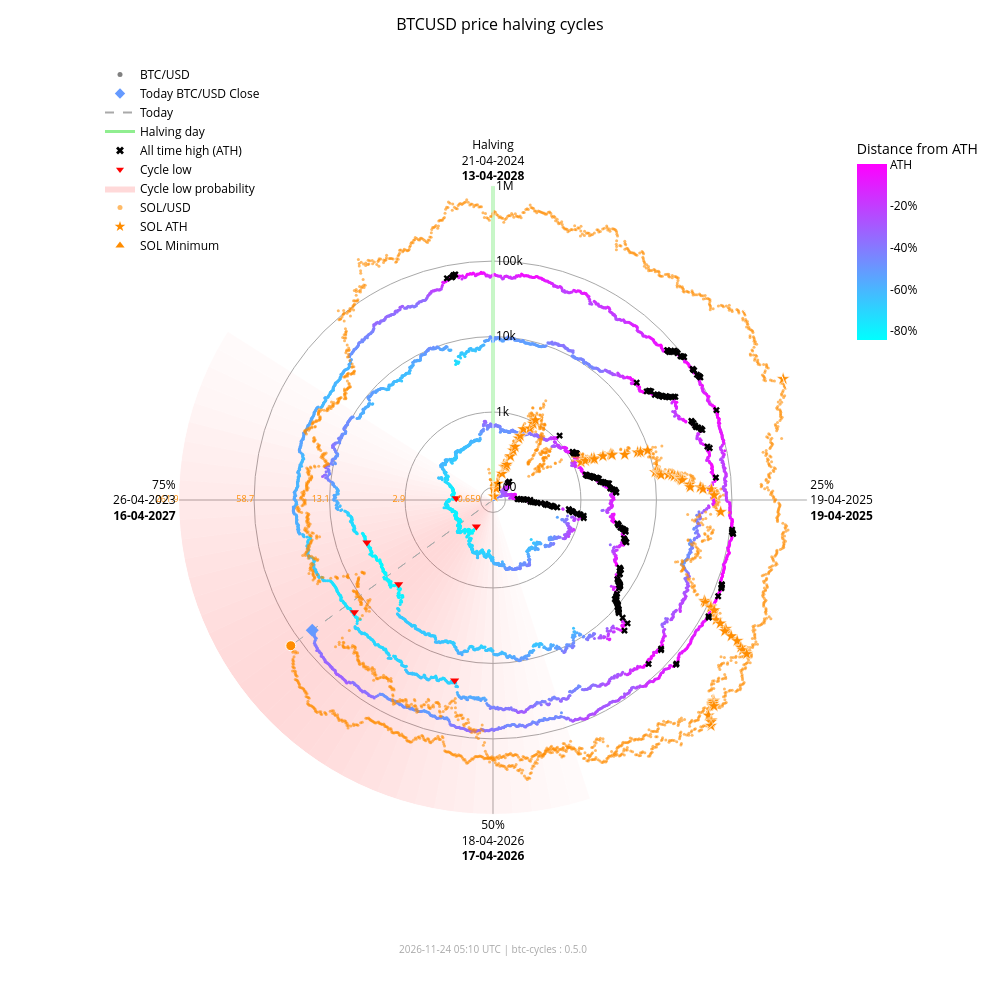

Notebook code for this chart:
### Markdown cell above
### Interactive chart with overlay

### Code cell
fig_overlay_interactive = btc.plot(
    kind="interactive",
    from_date="2012-11-28",
    overlay=sol,
)
fig_overlay_interactive.show(config={"scrollZoom": True, "displayModeBar": True})

### Figure 1 — Plotly figure (JSON) as saved in the notebook; plotly's stock layout.template omitted (floating-point values rounded to 4 significant figures; data arrays with more than 128 entries replaced by an {"elided": "..."} marker saying what was removed)
{"data": [{"fill": "toself", "fillcolor": "rgba(255,0,0,0.018306980149439524)", "hoverinfo": "skip", "line": {"width": 0}, "mode": "lines", "r": [68.43, 1000000, 1000000, 68.43, 68.43], "showlegend": false, "theta": [162.0, 162.0, 165.6, 165.6, 162.0], "type": "scatterpolar"}, {"fill": "toself", "fillcolor": "rgba(255,0,0,0.02405911634527998)", "hoverinfo": "skip", "line": {"width": 0}, "mode": "lines", "r": [68.43, 1000000, 1000000, 68.43, 68.43], "showlegend": false, "theta": [165.6, 165.6, 169.2, 169.2, 165.6], "type": "scatterpolar"}, {"fill": "toself", "fillcolor": "rgba(255,0,0,0.030803449372254352)", "hoverinfo": "skip", "line": {"width": 0}, "mode": "lines", "r": [68.43, 1000000, 1000000, 68.43, 68.43], "showlegend": false, "theta": [169.2, 169.2, 172.8, 172.8, 169.2], "type": "scatterpolar"}, {"fill": "toself", "fillcolor": "rgba(255,0,0,0.03847233586005252)", "hoverinfo": "skip", "line": {"width": 0}, "mode": "lines", "r": [68.43, 1000000, 1000000, 68.43, 68.43], "showlegend": false, "theta": [172.8, 172.8, 176.4, 176.4, 172.8], "type": "scatterpolar"}, {"fill": "toself", "fillcolor": "rgba(255,0,0,0.04694405159551339)", "hoverinfo": "skip", "line": {"width": 0}, "mode": "lines", "r": [68.43, 1000000, 1000000, 68.43, 68.43], "showlegend": false, "theta": [176.4, 176.4, 180.0, 180.0, 176.4], "type": "scatterpolar"}, {"fill": "toself", "fillcolor": "rgba(255,0,0,0.05605603979818329)", "hoverinfo": "skip", "line": {"width": 0}, "mode": "lines", "r": [68.43, 1000000, 1000000, 68.43, 68.43], "showlegend": false, "theta": [180.0, 180.0, 183.6, 183.6, 180.0], "type": "scatterpolar"}, {"fill": "toself", "fillcolor": "rgba(255,0,0,0.06562330627802694)", "hoverinfo": "skip", "line": {"width": 0}, "mode": "lines", "r": [68.43, 1000000, 1000000, 68.43, 68.43], "showlegend": false, "theta": [183.6, 183.6, 187.2, 187.2, 183.6], "type": "scatterpolar"}, {"fill": "toself", "fillcolor": "rgba(255,0,0,0.07545707932574237)", "hoverinfo": "skip", "line": {"width": 0}, "mode": "lines", "r": [68.43, 1000000, 1000000, 68.43, 68.43], "showlegend": false, "theta": [187.2, 187.2, 190.8, 190.8, 187.2], "type": "scatterpolar"}, {"fill": "toself", "fillcolor": "rgba(255,0,0,0.08537841060169407)", "hoverinfo": "skip", "line": {"width": 0}, "mode": "lines", "r": [68.43, 1000000, 1000000, 68.43, 68.43], "showlegend": false, "theta": [190.8, 190.8, 194.4, 194.4, 190.8], "type": "scatterpolar"}, {"fill": "toself", "fillcolor": "rgba(255,0,0,0.09522272137134848)", "hoverinfo": "skip", "line": {"width": 0}, "mode": "lines", "r": [68.43, 1000000, 1000000, 68.43, 68.43], "showlegend": false, "theta": [194.4, 194.4, 198.0, 198.0, 194.4], "type": "scatterpolar"}, {"fill": "toself", "fillcolor": "rgba(255,0,0,0.10483418800389058)", "hoverinfo": "skip", "line": {"width": 0}, "mode": "lines", "r": [68.43, 1000000, 1000000, 68.43, 68.43], "showlegend": false, "theta": [198.0, 198.0, 201.6, 201.6, 198.0], "type": "scatterpolar"}, {"fill": "toself", "fillcolor": "rgba(255,0,0,0.11405248627197925)", "hoverinfo": "skip", "line": {"width": 0}, "mode": "lines", "r": [68.43, 1000000, 1000000, 68.43, 68.43], "showlegend": false, "theta": [201.6, 201.6, 205.2, 205.2, 201.6], "type": "scatterpolar"}, {"fill": "toself", "fillcolor": "rgba(255,0,0,0.12269756305009562)", "hoverinfo": "skip", "line": {"width": 0}, "mode": "lines", "r": [68.43, 1000000, 1000000, 68.43, 68.43], "showlegend": false, "theta": [205.2, 205.2, 208.8, 208.8, 205.2], "type": "scatterpolar"}, {"fill": "toself", "fillcolor": "rgba(255,0,0,0.13055959037792858)", "hoverinfo": "skip", "line": {"width": 0}, "mode": "lines", "r": [68.43, 1000000, 1000000, 68.43, 68.43], "showlegend": false, "theta": [208.8, 208.8, 212.4, 212.4, 208.8], "type": "scatterpolar"}, {"fill": "toself", "fillcolor": "rgba(255,0,0,0.13740037014073872)", "hoverinfo": "skip", "line": {"width": 0}, "mode": "lines", "r": [68.43, 1000000, 1000000, 68.43, 68.43], "showlegend": false, "theta": [212.4, 212.4, 216.0, 216.0, 212.4], "type": "scatterpolar"}, {"fill": "toself", "fillcolor": "rgba(255,0,0,0.14296927208088228)", "hoverinfo": "skip", "line": {"width": 0}, "mode": "lines", "r": [68.43, 1000000, 1000000, 68.43, 68.43], "showlegend": false, "theta": [216.0, 216.0, 219.6, 219.6, 216.0], "type": "scatterpolar"}, {"fill": "toself", "fillcolor": "rgba(255,0,0,0.14703219887325494)", "hoverinfo": "skip", "line": {"width": 0}, "mode": "lines", "r": [68.43, 1000000, 1000000, 68.43, 68.43], "showlegend": false, "theta": [219.6, 219.6, 223.2, 223.2, 219.6], "type": "scatterpolar"}, {"fill": "toself", "fillcolor": "rgba(255,0,0,0.14940752827264187)", "hoverinfo": "skip", "line": {"width": 0}, "mode": "lines", "r": [68.43, 1000000, 1000000, 68.43, 68.43], "showlegend": false, "theta": [223.2, 223.2, 226.8, 226.8, 223.2], "type": "scatterpolar"}, {"fill": "toself", "fillcolor": "rgba(255,0,0,0.15)", "hoverinfo": "skip", "line": {"width": 0}, "mode": "lines", "r": [68.43, 1000000, 1000000, 68.43, 68.43], "showlegend": false, "theta": [226.8, 226.8, 230.4, 230.4, 226.8], "type": "scatterpolar"}, {"fill": "toself", "fillcolor": "rgba(255,0,0,0.14882314851976614)", "hoverinfo": "skip", "line": {"width": 0}, "mode": "lines", "r": [68.43, 1000000, 1000000, 68.43, 68.43], "showlegend": false, "theta": [230.4, 230.4, 234.0, 234.0, 230.4], "type": "scatterpolar"}, {"fill": "toself", "fillcolor": "rgba(255,0,0,0.14600334989350275)", "hoverinfo": "skip", "line": {"width": 0}, "mode": "lines", "r": [68.43, 1000000, 1000000, 68.43, 68.43], "showlegend": false, "theta": [234.0, 234.0, 237.6, 237.6, 234.0], "type": "scatterpolar"}, {"fill": "toself", "fillcolor": "rgba(255,0,0,0.14176315293000513)", "hoverinfo": "skip", "line": {"width": 0}, "mode": "lines", "r": [68.43, 1000000, 1000000, 68.43, 68.43], "showlegend": false, "theta": [237.6, 237.6, 241.2, 241.2, 237.6], "type": "scatterpolar"}, {"fill": "toself", "fillcolor": "rgba(255,0,0,0.1363869302869166)", "hoverinfo": "skip", "line": {"width": 0}, "mode": "lines", "r": [68.43, 1000000, 1000000, 68.43, 68.43], "showlegend": false, "theta": [241.2, 241.2, 244.8, 244.8, 241.2], "type": "scatterpolar"}, {"fill": "toself", "fillcolor": "rgba(255,0,0,0.13017643696734477)", "hoverinfo": "skip", "line": {"width": 0}, "mode": "lines", "r": [68.43, 1000000, 1000000, 68.43, 68.43], "showlegend": false, "theta": [244.8, 244.8, 248.4, 248.4, 244.8], "type": "scatterpolar"}, {"fill": "toself", "fillcolor": "rgba(255,0,0,0.1234063302665758)", "hoverinfo": "skip", "line": {"width": 0}, "mode": "lines", "r": [68.43, 1000000, 1000000, 68.43, 68.43], "showlegend": false, "theta": [248.4, 248.4, 252.0, 252.0, 248.4], "type": "scatterpolar"}, {"fill": "toself", "fillcolor": "rgba(255,0,0,0.11628949020714345)", "hoverinfo": "skip", "line": {"width": 0}, "mode": "lines", "r": [68.43, 1000000, 1000000, 68.43, 68.43], "showlegend": false, "theta": [252.0, 252.0, 255.6, 255.6, 252.0], "type": "scatterpolar"}, {"fill": "toself", "fillcolor": "rgba(255,0,0,0.108959277972535)", "hoverinfo": "skip", "line": {"width": 0}, "mode": "lines", "r": [68.43, 1000000, 1000000, 68.43, 68.43], "showlegend": false, "theta": [255.6, 255.6, 259.2, 259.2, 255.6], "type": "scatterpolar"}, {"fill": "toself", "fillcolor": "rgba(255,0,0,0.1014715299920515)", "hoverinfo": "skip", "line": {"width": 0}, "mode": "lines", "r": [68.43, 1000000, 1000000, 68.43, 68.43], "showlegend": false, "theta": [259.2, 259.2, 262.8, 262.8, 259.2], "type": "scatterpolar"}, {"fill": "toself", "fillcolor": "rgba(255,0,0,0.09382430417652897)", "hoverinfo": "skip", "line": {"width": 0}, "mode": "lines", "r": [68.43, 1000000, 1000000, 68.43, 68.43], "showlegend": false, "theta": [262.8, 262.8, 266.4, 266.4, 262.8], "type": "scatterpolar"}, {"fill": "toself", "fillcolor": "rgba(255,0,0,0.08598937207621672)", "hoverinfo": "skip", "line": {"width": 0}, "mode": "lines", "r": [68.43, 1000000, 1000000, 68.43, 68.43], "showlegend": false, "theta": [266.4, 266.4, 270.0, 270.0, 266.4], "type": "scatterpolar"}, {"fill": "toself", "fillcolor": "rgba(255,0,0,0.07794710108398434)", "hoverinfo": "skip", "line": {"width": 0}, "mode": "lines", "r": [68.43, 1000000, 1000000, 68.43, 68.43], "showlegend": false, "theta": [270.0, 270.0, 273.6, 273.6, 270.0], "type": "scatterpolar"}, {"fill": "toself", "fillcolor": "rgba(255,0,0,0.06971614429145927)", "hoverinfo": "skip", "line": {"width": 0}, "mode": "lines", "r": [68.43, 1000000, 1000000, 68.43, 68.43], "showlegend": false, "theta": [273.6, 273.6, 277.2, 277.2, 273.6], "type": "scatterpolar"}, {"fill": "toself", "fillcolor": "rgba(255,0,0,0.061371174705723626)", "hoverinfo": "skip", "line": {"width": 0}, "mode": "lines", "r": [68.43, 1000000, 1000000, 68.43, 68.43], "showlegend": false, "theta": [277.2, 277.2, 280.8, 280.8, 277.2], "type": "scatterpolar"}, {"fill": "toself", "fillcolor": "rgba(255,0,0,0.05304520605236535)", "hoverinfo": "skip", "line": {"width": 0}, "mode": "lines", "r": [68.43, 1000000, 1000000, 68.43, 68.43], "showlegend": false, "theta": [280.8, 280.8, 284.4, 284.4, 280.8], "type": "scatterpolar"}, {"fill": "toself", "fillcolor": "rgba(255,0,0,0.044916938988340704)", "hoverinfo": "skip", "line": {"width": 0}, "mode": "lines", "r": [68.43, 1000000, 1000000, 68.43, 68.43], "showlegend": false, "theta": [284.4, 284.4, 288.0, 288.0, 284.4], "type": "scatterpolar"}, {"fill": "toself", "fillcolor": "rgba(255,0,0,0.0371870550186571)", "hoverinfo": "skip", "line": {"width": 0}, "mode": "lines", "r": [68.43, 1000000, 1000000, 68.43, 68.43], "showlegend": false, "theta": [288.0, 288.0, 291.6, 291.6, 288.0], "type": "scatterpolar"}, {"fill": "toself", "fillcolor": "rgba(255,0,0,0.030049603184432498)", "hoverinfo": "skip", "line": {"width": 0}, "mode": "lines", "r": [68.43, 1000000, 1000000, 68.43, 68.43], "showlegend": false, "theta": [291.6, 291.6, 295.2, 295.2, 291.6], "type": "scatterpolar"}, {"fill": "toself", "fillcolor": "rgba(255,0,0,0.023665126797805223)", "hoverinfo": "skip", "line": {"width": 0}, "mode": "lines", "r": [68.43, 1000000, 1000000, 68.43, 68.43], "showlegend": false, "theta": [295.2, 295.2, 298.8, 298.8, 295.2], "type": "scatterpolar"}, {"fill": "toself", "fillcolor": "rgba(255,0,0,0.018141004067302662)", "hoverinfo": "skip", "line": {"width": 0}, "mode": "lines", "r": [68.43, 1000000, 1000000, 68.43, 68.43], "showlegend": false, "theta": [298.8, 298.8, 302.4, 302.4, 298.8], "type": "scatterpolar"}, {"hoverinfo": "skip", "line": {"color": "darkgrey", "dash": "dash", "width": 1}, "mode": "lines", "r": [68.43, 61210.0], "showlegend": false, "theta": [234.2, 234.2], "type": "scatterpolar"}, {"hoverinfo": "skip", "line": {"color": "darkgrey", "dash": "dash", "width": 1}, "mode": "lines", "r": [68.43, 137000.0], "showlegend": false, "theta": [234.2, 234.2], "type": "scatterpolar"}, {"hoverinfo": "skip", "line": {"color": "lightgreen", "width": 3}, "mode": "lines", "r": [68.43, 1000000], "showlegend": false, "theta": [0, 0], "type": "scatterpolar"}, {"hoverinfo": "text", "marker": {"color": {"elided": "4959 str values"}, "size": 3}, "mode": "markers", "r": {"elided": "4959 float values"}, "showlegend": false, "text": {"elided": "4959 str values"}, "theta": {"elided": "4959 float values"}, "type": "scatterpolar"}, {"hoverinfo": "text", "marker": {"color": "#FF8C00", "opacity": 0.6, "size": 3}, "mode": "markers", "r": {"elided": "2419 float values"}, "showlegend": false, "text": {"elided": "2419 str values"}, "theta": {"elided": "2419 float values"}, "type": "scatterpolar"}, {"hoverinfo": "text", "marker": {"color": "#659aff", "size": 10, "symbol": "diamond"}, "mode": "markers", "r": [61210.0], "showlegend": false, "text": ["Today<br>Date: 2026-11-23<br>Price: $61,210.98"], "theta": [234.2], "type": "scatterpolar"}, {"hoverinfo": "text", "marker": {"color": "#FF8C00", "line": {"color": "white", "width": 1}, "size": 10, "symbol": "circle"}, "mode": "markers", "r": [137000.0], "showlegend": false, "text": ["Today SOL<br>Date: 2026-11-23<br>Price: $71.98"], "theta": [234.2], "type": "scatterpolar"}, {"hoverinfo": "text", "marker": {"color": "#FF8C00", "line": {"color": "white", "width": 0.5}, "size": 10, "symbol": "star"}, "mode": "markers", "r": [68.43, 76.69, 98.28, 115.1, 160.2, 199.2, 200.3, 203.8, 217.3, 287.8, 349.8, 397.3, 523.3, 573.2, 718.1, 798.5, 948.0, 1078.0, 1271.0, 1461.0, 1785.0, 1908.0, 1917.0, 2530.0, 3215.0, 3302.0, 3322.0, 4795.0, 7121.0, 7760.0, 9679.0, 10370.0, 11210.0, 11600.0, 11830.0, 12190.0, 15220.0, 16990.0, 18090.0, 20010.0, 20730.0, 21720.0, 21920.0, 22700.0, 28100.0, 28410.0, 38550.0, 41750.0, 54000.0, 58230.0, 71670.0, 86520.0, 90770.0, 111800.0, 112400.0, 128500.0, 155700.0, 182600.0, 229400.0, 231200.0, 295100.0, 371400.0, 451600.0, 493500.0, 583700.0, 612100.0, 618900.0, 644000.0, 686600.0, 744100.0, 879500.0, 907500.0, 980900.0, 1000000.0], "showlegend": false, "text": ["SOL ATH<br>Date: 2020-04-10<br>Price: $0.95", "SOL ATH<br>Date: 2020-07-12<br>Price: $1.02", "SOL ATH<br>Date: 2020-07-13<br>Price: $1.18", "SOL ATH<br>Date: 2020-07-15<br>Price: $1.29", "SOL ATH<br>Date: 2020-07-26<br>Price: $1.57", "SOL ATH<br>Date: 2020-07-27<br>Price: $1.78", "SOL ATH<br>Date: 2020-07-28<br>Price: $1.78", "SOL ATH<br>Date: 2020-08-03<br>Price: $1.80", "SOL ATH<br>Date: 2020-08-04<br>Price: $1.87", "SOL ATH<br>Date: 2020-08-06<br>Price: $2.21", "SOL ATH<br>Date: 2020-08-08<br>Price: $2.47", "SOL ATH<br>Date: 2020-08-09<br>Price: $2.67", "SOL ATH<br>Date: 2020-08-10<br>Price: $3.13", "SOL ATH<br>Date: 2020-08-11<br>Price: $3.30", "SOL ATH<br>Date: 2020-08-12<br>Price: $3.77", "SOL ATH<br>Date: 2020-08-28<br>Price: $4.01", "SOL ATH<br>Date: 2020-08-30<br>Price: $4.44", "SOL ATH<br>Date: 2020-08-31<br>Price: $4.78", "SOL ATH<br>Date: 2021-02-02<br>Price: $5.27", "SOL ATH<br>Date: 2021-02-03<br>Price: $5.72", "SOL ATH<br>Date: 2021-02-04<br>Price: $6.43", "SOL ATH<br>Date: 2021-02-05<br>Price: $6.68", "SOL ATH<br>Date: 2021-02-07<br>Price: $6.70", "SOL ATH<br>Date: 2021-02-08<br>Price: $7.88", "SOL ATH<br>Date: 2021-02-10<br>Price: $9.07", "SOL ATH<br>Date: 2021-02-11<br>Price: $9.22", "SOL ATH<br>Date: 2021-02-12<br>Price: $9.25", "SOL ATH<br>Date: 2021-02-19<br>Price: $11.47", "SOL ATH<br>Date: 2021-02-22<br>Price: $14.45", "SOL ATH<br>Date: 2021-02-23<br>Price: $15.20", "SOL ATH<br>Date: 2021-02-24<br>Price: $17.30", "SOL ATH<br>Date: 2021-03-28<br>Price: $18.02", "SOL ATH<br>Date: 2021-03-29<br>Price: $18.85", "SOL ATH<br>Date: 2021-03-30<br>Price: $19.23", "SOL ATH<br>Date: 2021-03-31<br>Price: $19.47", "SOL ATH<br>Date: 2021-04-02<br>Price: $19.81", "SOL ATH<br>Date: 2021-04-03<br>Price: $22.55", "SOL ATH<br>Date: 2021-04-04<br>Price: $24.06", "SOL ATH<br>Date: 2021-04-06<br>Price: $24.96", "SOL ATH<br>Date: 2021-04-07<br>Price: $26.48", "SOL ATH<br>Date: 2021-04-08<br>Price: $27.03", "SOL ATH<br>Date: 2021-04-09<br>Price: $27.78", "SOL ATH<br>Date: 2021-04-11<br>Price: $27.93", "SOL ATH<br>Date: 2021-04-12<br>Price: $28.51", "SOL ATH<br>Date: 2021-04-18<br>Price: $32.30", "SOL ATH<br>Date: 2021-04-21<br>Price: $32.51", "SOL ATH<br>Date: 2021-04-22<br>Price: $38.88", "SOL ATH<br>Date: 2021-04-24<br>Price: $40.74", "SOL ATH<br>Date: 2021-04-25<br>Price: $47.37", "SOL ATH<br>Date: 2021-05-01<br>Price: $49.51", "SOL ATH<br>Date: 2021-05-18<br>Price: $55.91", "SOL ATH<br>Date: 2021-08-16<br>Price: $62.43", "SOL ATH<br>Date: 2021-08-17<br>Price: $64.21", "SOL ATH<br>Date: 2021-08-18<br>Price: $72.54", "SOL ATH<br>Date: 2021-08-19<br>Price: $72.76", "SOL ATH<br>Date: 2021-08-20<br>Price: $78.72", "SOL ATH<br>Date: 2021-08-27<br>Price: $88.09", "SOL ATH<br>Date: 2021-08-28<br>Price: $96.70", "SOL ATH<br>Date: 2021-08-30<br>Price: $110.54", "SOL ATH<br>Date: 2021-09-01<br>Price: $111.03", "SOL ATH<br>Date: 2021-09-02<br>Price: $128.10", "SOL ATH<br>Date: 2021-09-03<br>Price: $146.58", "SOL ATH<br>Date: 2021-09-06<br>Price: $164.38", "SOL ATH<br>Date: 2021-09-07<br>Price: $173.15", "SOL ATH<br>Date: 2021-09-08<br>Price: $191.04", "SOL ATH<br>Date: 2021-10-22<br>Price: $196.43", "SOL ATH<br>Date: 2021-10-23<br>Price: $197.70", "SOL ATH<br>Date: 2021-10-24<br>Price: $202.36", "SOL ATH<br>Date: 2021-10-25<br>Price: $210.10", "SOL ATH<br>Date: 2021-11-02<br>Price: $220.24", "SOL ATH<br>Date: 2021-11-03<br>Price: $242.90", "SOL ATH<br>Date: 2021-11-04<br>Price: $247.39", "SOL ATH<br>Date: 2021-11-06<br>Price: $258.93", "SOL ATH<br>Date: 2025-01-18<br>Price: $261.87"], "theta": [352.0, 15.5, 15.75, 16.25, 19.0, 19.25, 19.5, 21.0, 21.25, 21.75, 22.25, 22.5, 22.75, 23.0, 23.25, 27.25, 27.75, 28.0, 66.75, 67.0, 67.25, 67.5, 68.0, 68.25, 68.75, 69.0, 69.25, 71.0, 71.75, 72.0, 72.25, 80.25, 80.5, 80.75, 81.0, 81.5, 81.75, 82.0, 82.5, 82.75, 83.0, 83.25, 83.75, 84.0, 85.5, 86.25, 86.5, 87.0, 87.25, 88.75, 93.0, 115.5, 115.8, 116.0, 116.2, 116.5, 118.2, 118.5, 119.0, 119.5, 119.8, 120.0, 120.7, 121.0, 121.3, 132.2, 132.5, 132.8, 133.0, 135.0, 135.2, 135.5, 136.0, 67.35], "type": "scatterpolar"}, {"hoverinfo": "text", "marker": {"color": "#FF8C00", "line": {"color": "white", "width": 0.5}, "size": 10, "symbol": "triangle-up"}, "mode": "markers", "r": [68.43], "showlegend": false, "text": ["SOL Minimum<br>Date: 2020-05-11<br>Price: $0.52"], "theta": [0.0], "type": "scatterpolar"}, {"hoverinfo": "text", "marker": {"color": "black", "size": 6, "symbol": "x"}, "mode": "markers", "r": {"elided": "182 float values"}, "showlegend": false, "text": {"elided": "182 str values"}, "theta": {"elided": "182 float values"}, "type": "scatterpolar"}, {"hoverinfo": "text", "marker": {"color": "red", "size": 8, "symbol": "triangle-down"}, "mode": "markers", "r": [178.1, 210.5, 3237.0, 3961.0, 19020.0, 15790.0], "showlegend": false, "text": ["Cycle Low<br>Date: 2015-01-14<br>Price: $178.10<br>ATH distance: -84.5%", "Cycle Low<br>Date: 2015-08-24<br>Price: $210.49<br>ATH distance: -81.7%", "Cycle Low<br>Date: 2018-12-15<br>Price: $3,236.76<br>ATH distance: -83.4%", "Cycle Low<br>Date: 2019-03-15<br>Price: $3,960.91<br>ATH distance: -79.7%", "Cycle Low<br>Date: 2022-06-18<br>Price: $19,017.64<br>ATH distance: -71.9%", "Cycle Low<br>Date: 2022-11-21<br>Price: $15,787.28<br>ATH distance: -76.6%"], "theta": [212.1, 272.7, 228.3, 251.4, 192.0, 231.0], "type": "scatterpolar"}, {"marker": {"color": "grey", "size": 5}, "mode": "markers", "name": "BTC/USD", "r": [null], "theta": [null], "type": "scatterpolar"}, {"marker": {"color": "#659aff", "size": 8, "symbol": "diamond"}, "mode": "markers", "name": "Today BTC/USD Close", "r": [null], "theta": [null], "type": "scatterpolar"}, {"line": {"color": "darkgrey", "dash": "dash"}, "mode": "lines", "name": "Today", "r": [null], "theta": [null], "type": "scatterpolar"}, {"line": {"color": "lightgreen", "width": 3}, "mode": "lines", "name": "Halving day", "r": [null], "theta": [null], "type": "scatterpolar"}, {"marker": {"color": "black", "size": 7, "symbol": "x"}, "mode": "markers", "name": "All time high (ATH)", "r": [null], "theta": [null], "type": "scatterpolar"}, {"marker": {"color": "red", "size": 7, "symbol": "triangle-down"}, "mode": "markers", "name": "Cycle low", "r": [null], "theta": [null], "type": "scatterpolar"}, {"fill": "toself", "fillcolor": "rgba(255,0,0,0.15)", "line": {"width": 0}, "mode": "lines", "name": "Cycle low probability", "r": [null], "theta": [null], "type": "scatterpolar"}, {"marker": {"color": "#FF8C00", "opacity": 0.6, "size": 5}, "mode": "markers", "name": "SOL/USD", "r": [null], "theta": [null], "type": "scatterpolar"}, {"marker": {"color": "#FF8C00", "size": 8, "symbol": "star"}, "mode": "markers", "name": "SOL ATH", "r": [null], "theta": [null], "type": "scatterpolar"}, {"marker": {"color": "#FF8C00", "size": 8, "symbol": "triangle-up"}, "mode": "markers", "name": "SOL Minimum", "r": [null], "theta": [null], "type": "scatterpolar"}, {"hoverinfo": "skip", "marker": {"cmax": 0, "cmin": -0.8453, "color": [0], "colorbar": {"len": 0.25, "ticktext": ["ATH", "-20%", "-40%", "-60%", "-80%", "-100%"], "tickvals": [0, -0.2, -0.4, -0.6, -0.8, -1.0], "title": {"text": "Distance from ATH"}, "x": 0.95, "y": 0.92, "yanchor": "top"}, "colorscale": {"elided": "256x2 mixed values"}, "showscale": true, "size": 0}, "mode": "markers", "r": [null], "showlegend": false, "theta": [null], "type": "scatterpolar"}, {"hoverinfo": "skip", "mode": "text", "r": [100, 1000, 10000, 100000, 1000000], "showlegend": false, "text": ["0.659", "2.9", "13.1", "58.7", "261.9"], "textfont": {"color": "#FF8C00", "size": 9}, "textposition": "middle left", "theta": [270, 270, 270, 270, 270], "type": "scatterpolar"}], "layout": {"annotations": [{"font": {"color": "darkgrey", "size": 10}, "showarrow": false, "text": "2026-11-24 05:10 UTC | btc-cycles : 0.5.0", "x": 0.5, "xref": "paper", "y": -0.02, "yref": "paper"}], "font": {"color": "black"}, "height": 1000, "legend": {"bgcolor": "rgba(0,0,0,0)", "font": {"color": "black"}, "x": 0.0, "y": 1.0}, "margin": {"b": 60, "l": 100, "r": 80, "t": 60}, "paper_bgcolor": "white", "plot_bgcolor": "white", "polar": {"angularaxis": {"color": "black", "direction": "clockwise", "gridcolor": "darkgrey", "rotation": 90, "ticktext": ["Halving<br>21-04-2024<br><b>13-04-2028</b>", "25%<br>19-04-2025<br><b>19-04-2025</b>", "50%<br>18-04-2026<br><b>17-04-2026</b>", "75%<br>26-04-2023<br><b>16-04-2027</b>"], "tickvals": [0, 90, 180, 270]}, "bgcolor": "white", "domain": {"x": [0.1, 0.9], "y": [0.05, 0.95]}, "radialaxis": {"angle": 90, "color": "black", "gridcolor": "darkgrey", "range": [1.835, 6.0], "tickangle": 90, "ticktext": ["100", "1k", "10k", "100k", "1M"], "tickvals": [100, 1000, 10000, 100000, 1000000], "type": "log"}}, "title": {"font": {"color": "black", "size": 16}, "text": "BTCUSD price halving cycles", "x": 0.5}, "width": 1000}}
